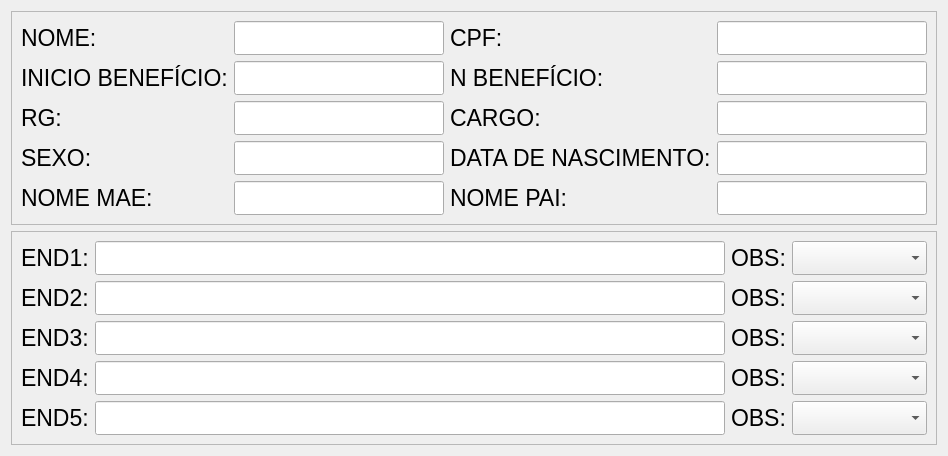
         <widget class="QWidget" name="tab_2">
          <attribute name="title">
           <string>DADOS SEVIDOR</string>
          </attribute>
          <layout class="QVBoxLayout" name="verticalLayout_2">
           <item>
            <widget class="QFrame" name="frame_3">
             <property name="frameShape">
              <enum>QFrame::StyledPanel</enum>
             </property>
             <property name="frameShadow">
              <enum>QFrame::Raised</enum>
             </property>
             <layout class="QGridLayout" name="gridLayout_9">
              <item row="1" column="1">
               <widget class="QLineEdit" name="iBenC">
                <property name="minimumSize">
                 <size>
                  <width>0</width>
                  <height>0</height>
                 </size>
                </property>
                <property name="font">
                 <font>
                  <pointsize>17</pointsize>
                 </font>
                </property>
                <property name="text">
                 <string/>
                </property>
               </widget>
              </item>
              <item row="0" column="1">
               <widget class="QLineEdit" name="nome2C">
                <property name="minimumSize">
                 <size>
                  <width>0</width>
                  <height>0</height>
                 </size>
                </property>
                <property name="font">
                 <font>
                  <pointsize>17</pointsize>
                 </font>
                </property>
               </widget>
              </item>
              <item row="4" column="0">
               <widget class="QLabel" name="nMaeL">
                <property name="font">
                 <font>
                  <pointsize>17</pointsize>
                 </font>
                </property>
                <property name="text">
                 <string>NOME MAE:</string>
                </property>
               </widget>
              </item>
              <item row="3" column="0">
               <widget class="QLabel" name="sexoL">
                <property name="font">
                 <font>
                  <pointsize>17</pointsize>
                 </font>
                </property>
                <property name="text">
                 <string>SEXO:</string>
                </property>
               </widget>
              </item>
              <item row="2" column="3">
               <widget class="QLineEdit" name="cargoC">
                <property name="minimumSize">
                 <size>
                  <width>0</width>
                  <height>0</height>
                 </size>
                </property>
                <property name="font">
                 <font>
                  <pointsize>17</pointsize>
                 </font>
                </property>
                <property name="text">
                 <string/>
                </property>
               </widget>
              </item>
              <item row="1" column="3">
               <widget class="QLineEdit" name="nBenC">
                <property name="minimumSize">
                 <size>
                  <width>0</width>
                  <height>0</height>
                 </size>
                </property>
                <property name="font">
                 <font>
                  <pointsize>17</pointsize>
                 </font>
                </property>
                <property name="text">
                 <string/>
                </property>
               </widget>
              </item>
              <item row="4" column="2">
               <widget class="QLabel" name="nPaiL">
                <property name="font">
                 <font>
                  <pointsize>17</pointsize>
                 </font>
                </property>
                <property name="text">
                 <string>NOME PAI:</string>
                </property>
               </widget>
              </item>
              <item row="2" column="1">
               <widget class="QLineEdit" name="rgC">
                <property name="minimumSize">
                 <size>
                  <width>0</width>
                  <height>0</height>
                 </size>
                </property>
                <property name="font">
                 <font>
                  <pointsize>17</pointsize>
                 </font>
                </property>
                <property name="text">
                 <string/>
                </property>
               </widget>
              </item>
              <item row="4" column="3">
               <widget class="QLineEdit" name="nPaiC">
                <property name="minimumSize">
                 <size>
                  <width>0</width>
                  <height>0</height>
                 </size>
                </property>
                <property name="font">
                 <font>
                  <pointsize>17</pointsize>
                 </font>
                </property>
                <property name="text">
                 <string/>
                </property>
               </widget>
              </item>
              <item row="3" column="1">
               <widget class="QLineEdit" name="sexoC">
                <property name="minimumSize">
                 <size>
                  <width>0</width>
                  <height>0</height>
                 </size>
                </property>
                <property name="font">
                 <font>
                  <pointsize>17</pointsize>
                 </font>
                </property>
                <property name="text">
                 <string/>
                </property>
               </widget>
              </item>
              <item row="4" column="1">
               <widget class="QLineEdit" name="nMaeC">
                <property name="minimumSize">
                 <size>
                  <width>0</width>
                  <height>0</height>
                 </size>
                </property>
                <property name="font">
                 <font>
                  <pointsize>17</pointsize>
                 </font>
                </property>
                <property name="text">
                 <string/>
                </property>
               </widget>
              </item>
              <item row="0" column="3">
               <widget class="QLineEdit" name="cpf2C">
                <property name="minimumSize">
                 <size>
                  <width>0</width>
                  <height>0</height>
                 </size>
                </property>
                <property name="font">
                 <font>
                  <pointsize>17</pointsize>
                 </font>
                </property>
               </widget>
              </item>
              <item row="3" column="2">
               <widget class="QLabel" name="dnL">
                <property name="font">
                 <font>
                  <pointsize>17</pointsize>
                 </font>
                </property>
                <property name="text">
                 <string>DATA DE NASCIMENTO:</string>
                </property>
               </widget>
              </item>
              <item row="3" column="3">
               <widget class="QLineEdit" name="dnC">
                <property name="minimumSize">
                 <size>
                  <width>0</width>
                  <height>0</height>
                 </size>
                </property>
                <property name="font">
                 <font>
                  <pointsize>17</pointsize>
                 </font>
                </property>
                <property name="text">
                 <string/>
                </property>
               </widget>
              </item>
              <item row="2" column="0">
               <widget class="QLabel" name="rgL">
                <property name="font">
                 <font>
                  <pointsize>17</pointsize>
                 </font>
                </property>
                <property name="text">
                 <string>RG:</string>
                </property>
               </widget>
              </item>
              <item row="2" column="2">
               <widget class="QLabel" name="cargoL">
                <property name="font">
                 <font>
                  <pointsize>17</pointsize>
                 </font>
                </property>
                <property name="text">
                 <string>CARGO:</string>
                </property>
               </widget>
              </item>
              <item row="1" column="2">
               <widget class="QLabel" name="nBenL">
                <property name="font">
                 <font>
                  <pointsize>17</pointsize>
                 </font>
                </property>
                <property name="text">
                 <string>N BENEFÍCIO:</string>
                </property>
               </widget>
              </item>
              <item row="0" column="2">
               <widget class="QLabel" name="cpf2L">
                <property name="font">
                 <font>
                  <pointsize>17</pointsize>
                 </font>
                </property>
                <property name="text">
                 <string>CPF:</string>
                </property>
               </widget>
              </item>
              <item row="1" column="0">
               <widget class="QLabel" name="iBenL">
                <property name="font">
                 <font>
                  <pointsize>17</pointsize>
                 </font>
                </property>
                <property name="text">
                 <string>INICIO BENEFÍCIO:</string>
                </property>
               </widget>
              </item>
              <item row="0" column="0">
               <widget class="QLabel" name="nomeL">
                <property name="font">
                 <font>
                  <pointsize>17</pointsize>
                 </font>
                </property>
                <property name="text">
                 <string>NOME:</string>
                </property>
               </widget>
              </item>
             </layout>
            </widget>
           </item>
           <item>
            <widget class="QFrame" name="frame_4">
             <property name="frameShape">
              <enum>QFrame::StyledPanel</enum>
             </property>
             <property name="frameShadow">
              <enum>QFrame::Raised</enum>
             </property>
             <layout class="QGridLayout" name="gridLayout_10">
              <item row="0" column="0">
               <widget class="QLabel" name="end1L">
                <property name="font">
                 <font>
                  <pointsize>17</pointsize>
                 </font>
                </property>
                <property name="text">
                 <string>END1:</string>
                </property>
               </widget>
              </item>
              <item row="0" column="1">
               <widget class="QLineEdit" name="end1C">
                <property name="minimumSize">
                 <size>
                  <width>0</width>
                  <height>0</height>
                 </size>
                </property>
                <property name="font">
                 <font>
                  <pointsize>17</pointsize>
                 </font>
                </property>
                <property name="text">
                 <string/>
                </property>
               </widget>
              </item>
              <item row="0" column="2">
               <widget class="QLabel" name="obs1L">
                <property name="font">
                 <font>
                  <pointsize>17</pointsize>
                 </font>
                </property>
                <property name="text">
                 <string>OBS:</string>
                </property>
               </widget>
              </item>
              <item row="0" column="3">
               <widget class="QComboBox" name="obs1C">
                <property name="font">
                 <font>
                  <pointsize>17</pointsize>
                 </font>
                </property>
                <item>
                 <property name="text">
                  <string/>
                 </property>
                </item>
                <item>
                 <property name="text">
                  <string>POSITIVO</string>
                 </property>
                </item>
                <item>
                 <property name="text">
                  <string>MUDOU</string>
                 </property>
                </item>
               </widget>
              </item>
              <item row="1" column="0">
               <widget class="QLabel" name="end2L">
                <property name="font">
                 <font>
                  <pointsize>17</pointsize>
                 </font>
                </property>
                <property name="text">
                 <string>END2:</string>
                </property>
               </widget>
              </item>
              <item row="1" column="1">
               <widget class="QLineEdit" name="end2C">
                <property name="minimumSize">
                 <size>
                  <width>0</width>
                  <height>0</height>
                 </size>
                </property>
                <property name="font">
                 <font>
                  <pointsize>17</pointsize>
                 </font>
                </property>
                <property name="text">
                 <string/>
                </property>
               </widget>
              </item>
              <item row="1" column="2">
               <widget class="QLabel" name="obs2L">
                <property name="font">
                 <font>
                  <pointsize>17</pointsize>
                 </font>
                </property>
                <property name="text">
                 <string>OBS:</string>
                </property>
               </widget>
              </item>
              <item row="1" column="3">
               <widget class="QComboBox" name="obs2C">
                <property name="font">
                 <font>
                  <pointsize>17</pointsize>
                 </font>
                </property>
                <item>
                 <property name="text">
                  <string/>
                 </property>
                </item>
                <item>
                 <property name="text">
                  <string>POSITIVO</string>
                 </property>
                </item>
                <item>
                 <property name="text">
                  <string>MUDOU</string>
                 </property>
                </item>
               </widget>
              </item>
              <item row="2" column="0">
               <widget class="QLabel" name="end3L">
                <property name="font">
                 <font>
                  <pointsize>17</pointsize>
                 </font>
                </property>
                <property name="text">
                 <string>END3:</string>
                </property>
               </widget>
              </item>
              <item row="2" column="1">
               <widget class="QLineEdit" name="end3C">
                <property name="minimumSize">
                 <size>
                  <width>0</width>
                  <height>0</height>
                 </size>
                </property>
                <property name="font">
                 <font>
                  <pointsize>17</pointsize>
                 </font>
                </property>
                <property name="text">
                 <string/>
                </property>
               </widget>
              </item>
              <item row="2" column="2">
               <widget class="QLabel" name="obs3L">
                <property name="font">
                 <font>
                  <pointsize>17</pointsize>
                 </font>
                </property>
                <property name="text">
                 <string>OBS:</string>
                </property>
               </widget>
              </item>
              <item row="2" column="3">
               <widget class="QComboBox" name="obs3C">
                <property name="font">
                 <font>
                  <pointsize>17</pointsize>
                 </font>
                </property>
                <item>
                 <property name="text">
                  <string/>
                 </property>
                </item>
                <item>
                 <property name="text">
                  <string>POSITIVO</string>
                 </property>
                </item>
                <item>
                 <property name="text">
                  <string>MUDOU</string>
                 </property>
                </item>
               </widget>
              </item>
              <item row="3" column="0">
               <widget class="QLabel" name="end4L">
                <property name="font">
                 <font>
                  <pointsize>17</pointsize>
                 </font>
                </property>
                <property name="text">
                 <string>END4:</string>
                </property>
               </widget>
              </item>
              <item row="3" column="1">
               <widget class="QLineEdit" name="end4C">
                <property name="minimumSize">
                 <size>
                  <width>0</width>
                  <height>0</height>
                 </size>
                </property>
                <property name="font">
                 <font>
                  <pointsize>17</pointsize>
                 </font>
                </property>
                <property name="text">
                 <string/>
                </property>
               </widget>
              </item>
              <item row="3" column="2">
               <widget class="QLabel" name="obs4L">
                <property name="font">
                 <font>
                  <pointsize>17</pointsize>
                 </font>
                </property>
                <property name="text">
                 <string>OBS:</string>
                </property>
               </widget>
              </item>
              <item row="3" column="3">
               <widget class="QComboBox" name="obs4C">
                <property name="font">
                 <font>
                  <pointsize>17</pointsize>
                 </font>
                </property>
                <item>
                 <property name="text">
                  <string/>
                 </property>
                </item>
                <item>
                 <property name="text">
                  <string>POSITIVO</string>
                 </property>
                </item>
                <item>
                 <property name="text">
                  <string>MUDOU</string>
                 </property>
                </item>
               </widget>
              </item>
              <item row="4" column="0">
               <widget class="QLabel" name="end5L">
                <property name="font">
                 <font>
                  <pointsize>17</pointsize>
                 </font>
                </property>
                <property name="text">
                 <string>END5:</string>
                </property>
               </widget>
              </item>
              <item row="4" column="1">
               <widget class="QLineEdit" name="end5C">
                <property name="minimumSize">
                 <size>
                  <width>0</width>
                  <height>0</height>
                 </size>
                </property>
                <property name="font">
                 <font>
                  <pointsize>17</pointsize>
                 </font>
                </property>
                <property name="text">
                 <string/>
                </property>
               </widget>
              </item>
              <item row="4" column="2">
               <widget class="QLabel" name="obs5L">
                <property name="font">
                 <font>
                  <pointsize>17</pointsize>
                 </font>
                </property>
                <property name="text">
                 <string>OBS:</string>
                </property>
               </widget>
              </item>
              <item row="4" column="3">
               <widget class="QComboBox" name="obs5C">
                <property name="font">
                 <font>
                  <pointsize>17</pointsize>
                 </font>
                </property>
                <item>
                 <property name="text">
                  <string/>
                 </property>
                </item>
                <item>
                 <property name="text">
                  <string>POSITIVO</string>
                 </property>
                </item>
                <item>
                 <property name="text">
                  <string>MUDOU</string>
                 </property>
                </item>
               </widget>
              </item>
             </layout>
            </widget>
           </item>
          </layout>
         </widget>
